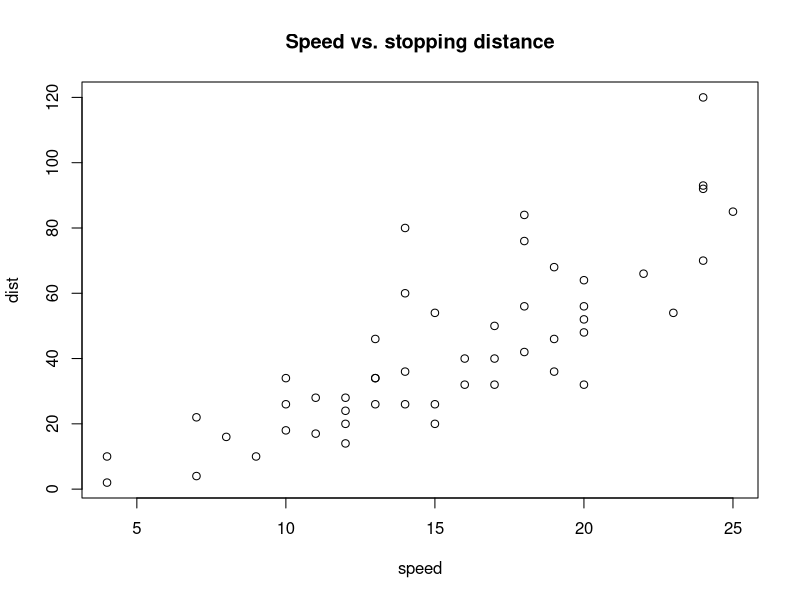

This figure's R source:
## ---- chunk 1
summary(cars)
## ---- chunk 2
plot(cars, main = "Speed vs. stopping distance")
